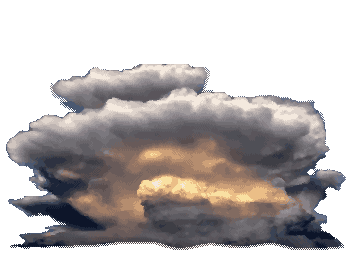

The script that saved this image:
"""形を変えた積乱雲（compose.py で組んだ composite.png）を、wide.py と同じやり方でドットにする（2026-10-05）。
書き出しは reshape.txt / pal-reshape.json / reshape.png。

以下は wide.py の説明: 積乱雲を、横に広げる（2026-10-05、人間の指示「この感じを崩さないで形を変えて。横に広げるように」）。
natural.py と同じ作り方で、縦の高さはそのまま、横だけ 1.375 倍（256 → 352）にのばしてから、ドットにする
（のばしたあとでドットにするので、ドットはつぶれない）。絵は 352×256。前の版は cumulonimbus-v2.*。

以下は natural.py の説明: 積乱雲のトレースを、少し自然にする（2026-10-05、人間の指示「これを少し自然な感じにして」）。
trace.py の版（cumulonimbus-v1.*）は、色の面がまだらで、色の境と外のふちがぎざぎざだった。ここでは:
- 縮めたあと、3×3 の中央値でならして、こまかなまだらを消す（形はそのまま）。
- 色は 32 色。となり合う2色のあいだの色は、2×2 の市松で1ドットずつまぜる（なめらかなグラデーション）。
  まぜるのは、ちょうどあいだの所だけ（ざらざらにしない）。
- 外のふちは、空と雲がまざる所（写真で少し青い所）を、市松の「うすい雲」にする（ふちがやわらかく、少し透けて見える）。
- 底は、まっすぐ切れないよう、下へ行くほどうすくして、市松で消えていくようにする。
空はとうめい。雲の本体だけ。256×256（下にそろえる）。"""
import json
import math
from PIL import Image, ImageFilter

src = Image.open("composite.png").convert("RGB")
crop = src
h = round(crop.height * 256 / crop.width)
w = 352
small = crop.resize((w, h), Image.LANCZOS).filter(ImageFilter.MedianFilter(3))
px = small.load()
S = 256
SW = 352
BAYER = [[0.125, 0.625], [0.875, 0.375]]


def hsh(x, y):
    n = (x * 374761393 + y * 668265263) & 0xFFFFFFFF
    n = (n ^ (n >> 13)) * 1274126177 & 0xFFFFFFFF
    return (n & 0xFFFF) / 65535


def noise(x, s):
    i = math.floor(x / s)
    f = x / s - i
    a, b = hsh(i, 7), hsh(i + 1, 7)
    return a + (b - a) * f * f * (3 - 2 * f)


# 雲らしさ（0=空 1=雲）
def cloudness(r, g, b):
    return max(0.0, min(1.0, (78 - (b - r)) / 34))

alpha = [[cloudness(*px[x, y]) for x in range(w)] for y in range(h)]
for x in range(w):                                   # 底: 下へ行くほどうすくなり、市松で消えていく（まっすぐ切れない）
    depth = 6 + noise(x, 30) * 8
    for y in range(h - 16, h):
        k = (h - 1 - y) / depth
        if k < 1:
            alpha[y][x] = min(alpha[y][x], 0.3 + 0.32 * k)
# 上の方で、空の青が多くまざった所（写真の右上の、うすいかすみ）は、うすい雲にする（四角い面に見えないよう）
for y in range(int(h * 0.4)):
    for x in range(w):
        r, g, b = px[x, y]
        if b - r > 36:
            alpha[y][x] = min(alpha[y][x], 0.5)
solid = [[alpha[y][x] >= 0.62 for x in range(w)] for y in range(h)]
thin = [[0.3 <= alpha[y][x] < 0.62 for x in range(w)] for y in range(h)]
# 雲の本体（いちばん大きなかたまり）
seen = [[False] * w for _ in range(h)]
best = []
for y0 in range(h):
    for x0 in range(w):
        if solid[y0][x0] and not seen[y0][x0]:
            comp, st = [], [(x0, y0)]
            seen[y0][x0] = True
            while st:
                x, y = st.pop()
                comp.append((x, y))
                for nx, ny in ((x + 1, y), (x - 1, y), (x, y + 1), (x, y - 1)):
                    if 0 <= nx < w and 0 <= ny < h and solid[ny][nx] and not seen[ny][nx]:
                        seen[ny][nx] = True
                        st.append((nx, ny))
            if len(comp) > len(best):
                best = comp
body = set(best)
# うすい雲は、本体から2ドット以内だけ
near = set()
for (x, y) in body:
    for dy in range(-2, 3):
        for dx in range(-2, 3):
            near.add((x + dx, y + dy))
# 色を32色に（本体の色から）
pts = [px[x, y] for (x, y) in body]
tmp = Image.new("RGB", (len(pts), 1))
tmp.putdata(pts)
q = tmp.quantize(colors=32, method=Image.MEDIANCUT, kmeans=4)
pal = q.getpalette()[:32 * 3]
colors = [tuple(pal[i * 3:i * 3 + 3]) for i in range(32)]


def two_nearest(c):
    d = sorted(range(32), key=lambda i: sum((colors[i][k] - c[k]) ** 2 for k in range(3)))
    return d[0], d[1]


def between(c, a, b):
    A, B = colors[a], colors[b]
    v = [B[k] - A[k] for k in range(3)]
    vv = sum(t * t for t in v) or 1
    return max(0.0, min(1.0, sum((c[k] - A[k]) * v[k] for k in range(3)) / vv))

idx = [[-1] * w for _ in range(h)]
for (x, y) in body:
    c = px[x, y]
    a, b = two_nearest(c)
    t = between(c, a, b)
    k = a
    if 0.36 < t < 0.64 and BAYER[y % 2][x % 2] < t:   # ちょうどあいだの所だけ、市松でまぜる
        k = b
    idx[y][x] = k
# うすい雲（ふち）: 市松で半分だけ、明るめの色を置く
light = sorted(range(32), key=lambda i: -sum(colors[i]))
for y in range(h):
    for x in range(w):
        if thin[y][x] and (x, y) in near and (x, y) not in body and (x + y) % 2 == 0:
            c = px[x, y]
            # 空の青が少しまざった色に近い、雲の色
            a, _ = two_nearest((min(255, c[0] + 20), min(255, c[1] + 16), c[2]))
            idx[y][x] = a
# ぽつんと1ドットの色（市松でないもの）を、まわりの色に
for y in range(1, h - 1):
    for x in range(1, w - 1):
        k = idx[y][x]
        if k < 0 or (x, y) not in body:
            continue
        nb = [idx[y][x - 1], idx[y][x + 1], idx[y - 1][x], idx[y + 1][x]]
        dg = [idx[y - 1][x - 1], idx[y + 1][x + 1], idx[y - 1][x + 1], idx[y + 1][x - 1]]
        if all(n != k for n in nb) and -1 not in nb and k not in dg:
            idx[y][x] = max(set(nb), key=nb.count)
keys = "ABCDEFGHIJKLMNOPQRSTUVWXYZabcdef"
rows = ["." * SW] * (S - h) + ["".join(keys[k] if k >= 0 else "." for k in r) for r in idx]
used = sorted(set("".join(rows)) - {"."})
open("reshape.txt", "w").write("\n".join(rows) + "\n")
json.dump({keys[i]: "#%02x%02x%02x" % colors[i] for i in range(32) if keys[i] in used}, open("pal-reshape.json", "w"))
im = Image.new("RGBA", (SW, S), (0, 0, 0, 0))
for y, r in enumerate(rows):
    for x, ch in enumerate(r):
        if ch != ".":
            im.putpixel((x, y), colors[keys.index(ch)] + (255,))
im.save("reshape.png")
print("ok colors", len(used))
